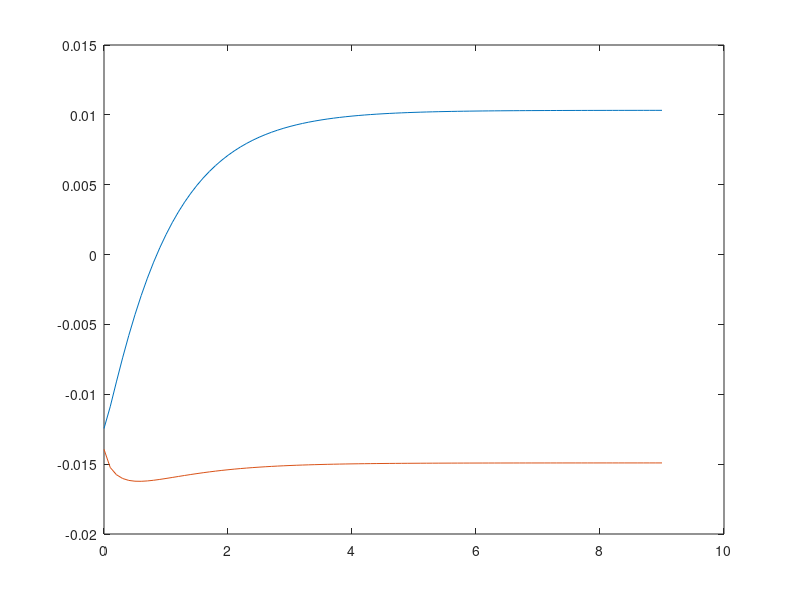

This figure's MATLAB source:
clear all
a=30* 1e-3; %单位 m
b=3* 1e-3;  %单位 m
rhoab=[1:0.25:16]';
a=b.*rhoab;

%sa 气体的占比
sa=0.7;
%上部分水分占比
sw1=(1-sa)/2;
%下部分水分占比
sw2=(1-sa)/2;

dt=0.1;
t=[0:dt:9]';
%t=5;
q=1.028;
%冻结温度
Ti=-0;
betaT=0.09-0.045*Ti/22;
si=betaT.*(1-exp(-q*t));
ET=66*(1-0.012*Ti);
%冻结压力
Pi=ET.*si+0.001;
plot(t,Pi);
%切向摩擦力
oi=72.86-0.2476*(273.15+Ti);%冰的单轴压缩强度 MPa
or=60;%岩石的单轴压缩强度 MPa
JRC=0.1;
Rs=sqrt(0.0001^2+0.003^2)/0.003;

taus=(0.52+0.089*sqrt(abs(Ti) ))*Rs;
tauP=Pi.*tan( 0.04*exp(1)^ (4.689*( 1-(273.15+Ti)/273.15 ) ) + JRC .*    log10( (oi^2+or^2)./ ( (oi+or).*Pi )  ) )  ;
taui=taus+tauP;
n=size(Pi,1);

Pa=1.01;
A1=Pi(5,1);
A2=taui(n,1);

lmin=sqrt( (A1-Pa)^2.*a.^2.*b^2 ./( a.^2*A2^2 + (A1-Pa)^2.*b^2      ))            ;

% a(37,1)=30mm
j=37;



L=a(j,1)-lmin(j,1);
%冻结前 上部分水分的体积
L1=L*sw1;
%冻结前 气体的体积长度
L2=L*sa;
%冻结前 下部分水分的体积
L3=L*sw2;

%冻结前 气体的体积长度
X1=L1+lmin(j,1); 
X2=L1+lmin(j,1)+L2; 
f = @(x) 2*b/a(j,1)*sqrt(a(j,1)^2-x.^2);  % 函数句柄

Va1 = integral(f, X1, X2);  % 对 f(x) 从 a 到 b 积分，冻结前 气体的体积长度

%上部分水分的 冰压力、切向力作用长度 
L4=L1.*(1+si);
%下部分水分的 冰压力、切向力作用长度 
L6=L3.*(1+si);
%气体压力z作用长度、
L5=a(j,1)-(L4+lmin(j,1))-L6;

%上部分水分的 冰压力、切向力作用坐标终点
X3=(L4+lmin(j,1)); %冰压力、切向力作用长度 
%气体压力作用坐标终点
X4=a(j,1)-L6;
%下部分水分的 冰压力、切向力作用坐标终点
X5=a(j,1); 


%冻结后 气体的体积
for i=1:1:n
Va2(i,1)= integral(f, X3(i,1),X4(i,1) );
end

%气体参数
T0=273.15;  %0℃
Pa0=101325; %1 atm标准大气压强 单位Pa
R=8.314;
Ma=28.96;
ma=Pa0*Va1*Ma/(R*T0);

T1=273.15+Ti;  %0℃
ref3=ma*R*T1/Ma/1e5;
%气体方程求解气体压力
Pa1=ref3./Va2;


%平衡方程求解气体压力
du=2*b/a(j,1).*sqrt(a(j,1)^2-X3.^2);
dp=2*b/a(j,1).*sqrt(a(j,1)^2-(X3+L5).^2);

%Pa2=Pi-a(j,1)/b.*taui.*X2./sqrt(a(j,1)^2-X2.^2);
% taui=(Pi.*de-Pa1.*de)./X2/2;
%平衡方程8
P1=Pi.*du;
P2=3*taui.*L4;
P3=Pa1.*du;
Z1=P1-P2-P3;
%平衡方程9
P4=Pi.*dp;
P5=5*taui.*L6;
P6=Pa1.*dp;
Z2=P4-P5-P6;

%Pa3=Pi(n,1)-a(j,1)/b*taui(n,1)*(L2+lmin(j,1))/sqrt( a(j,1)^2-(L2+lmin(j,1))^2 );

plot(t,Z1);
hold on 
plot(t,Z2);
